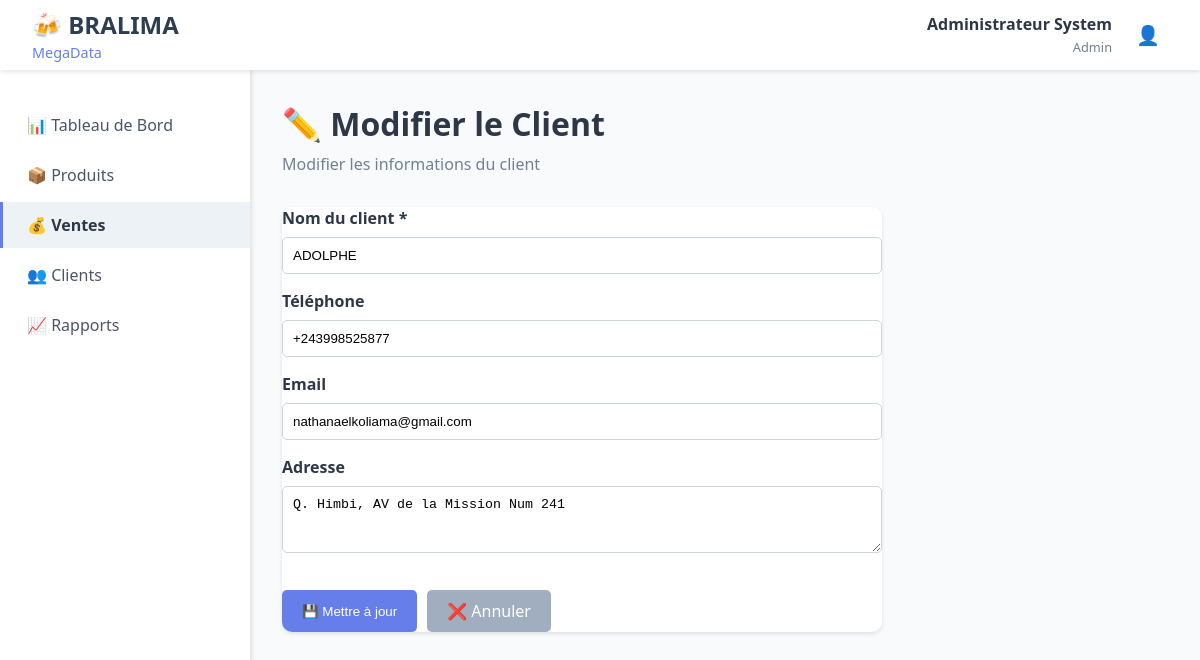
The page /modules/clients/modifier.php?id=3 (signed in) on the database its author committed.
### tables this page shows
CREATE TABLE `clients` (
  `id_client` int(11) NOT NULL,
  `nom_client` varchar(100) NOT NULL,
  `adresse` text DEFAULT NULL,
  `telephone` varchar(20) DEFAULT NULL,
  `email` varchar(100) DEFAULT NULL,
  `date_creation` datetime DEFAULT current_timestamp(),
  `statut` enum('actif','inactif') DEFAULT 'actif'
);

### modules/clients/modifier.php (the view, shortened to what this page needs)
<?php
$error = '';
$id_client = $_GET['id'] ?? null;
try {
    $pdo = getDBConnection();
    $stmt = $pdo->prepare("SELECT * FROM clients WHERE id_client = ?");
    $stmt->execute([$id_client]);
    $client = $stmt->fetch();
} catch (Exception $e) {
    $error = "❌ Erreur: " . $e->getMessage();
}
?>
<!DOCTYPE html>
<html lang="fr">
<head>
    <link rel="stylesheet" href="../../assets/css/dashboard.css">
</head>
<body>
    <?php include '../../includes/header.php'; ?>
    <div class="container">
        <?php include '../../includes/sidebar.php'; ?>
        <main class="main-content">
            <div class="page-header">
                <h1>✏️ Modifier le Client</h1>
                <p>Modifier les informations du client</p>
            </div>
            <div class="form-container">
                <?php if ($error && !$client): ?>
                    <div class="alert alert-error"><?php echo $error; ?></div>
                    <a href="liste.php" class="btn btn-secondary">← Retour à la liste</a>
                <?php else: ?>
                    <div class="content-card">
                        <form method="POST">
                            <div class="form-group">
                                <label for="nom_client">Nom du client *</label>
                                <input type="text" id="nom_client" name="nom_client" required
                                    value="<?php echo $client['nom_client']; ?>">
                            </div>
                            <div class="form-group">
                                <label for="telephone">Téléphone</label>
                                <input type="text" id="telephone" name="telephone"
                                    value="<?php echo $client['telephone'] ?? ''; ?>"
                                    placeholder="Ex: +243 81 234 5678">
                            </div>
                            <div class="form-group">
                                <label for="email">Email</label>
                                <input type="email" id="email" name="email"
                                    value="<?php echo $client['email'] ?? ''; ?>"
                                    placeholder="Ex: client@example.com">
                            </div>
                            <div class="form-group">
                                <label for="adresse">Adresse</label>
                                <textarea id="adresse" name="adresse" rows="3"
                                    placeholder="Adresse complète du client..."><?php
                                                                                echo $client['adresse'] ?? '';
                                                                                ?></textarea>
                            </div>
                            <div style="display: flex; gap: 10px; margin-top: 2rem;">
                                <button type="submit" class="btn btn-primary">💾 Mettre à jour</button>
                                <a href="liste.php" class="btn btn-secondary">❌ Annuler</a>
                            </div>
                        </form>
                    </div>
                <?php endif; ?>
            </div>
        </main>
    </div>
</body>
</html>

### assets/css/dashboard.css (style rules this page uses)
* { margin: 0; padding: 0; box-sizing: border-box; }
body { font-family: "Segoe UI", Tahoma, Geneva, Verdana, sans-serif; background-color: #f8fafc; color: #2d3748; }
.container { display: flex; min-height: 100vh; padding-top: 70px; }
.main-content { flex: 1; padding: 2rem; margin-left: 250px; }
.page-header { margin-bottom: 2rem; }
.page-header h1 { font-size: 2rem; color: #2d3748; margin-bottom: 0.5rem; }
.page-header p { color: #718096; }
.content-card { background: white; border-radius: 10px; box-shadow: 0 2px 4px rgba(0, 0, 0, 0.1); overflow: hidden; }

### modules/clients/modifier.php (style rules this page uses)
.form-container { max-width: 600px; }
.form-group { margin-bottom: 1rem; }
label { display: block; margin-bottom: 0.5rem; font-weight: 600; color: #2d3748; }
input, select, textarea { width: 100%; padding: 10px; border: 1px solid #cbd5e0; border-radius: 5px; }
.btn { padding: 10px 20px; text-decoration: none; border-radius: 5px; border: none; cursor: pointer; }
.btn-primary { background: #667eea; color: white; }
.btn-secondary { background: #a0aec0; color: white; }

### rows shown on the page
clients: nom_client "ADOLPHE", telephone "+243998525877", email "nathanaelkoliama@gmail.com", adresse "Q. Himbi, AV de la Mission Num 241"

### other values the page prints
$_SESSION['nom_complet'] "Administrateur System"
$_SESSION['role'] "Admin"
